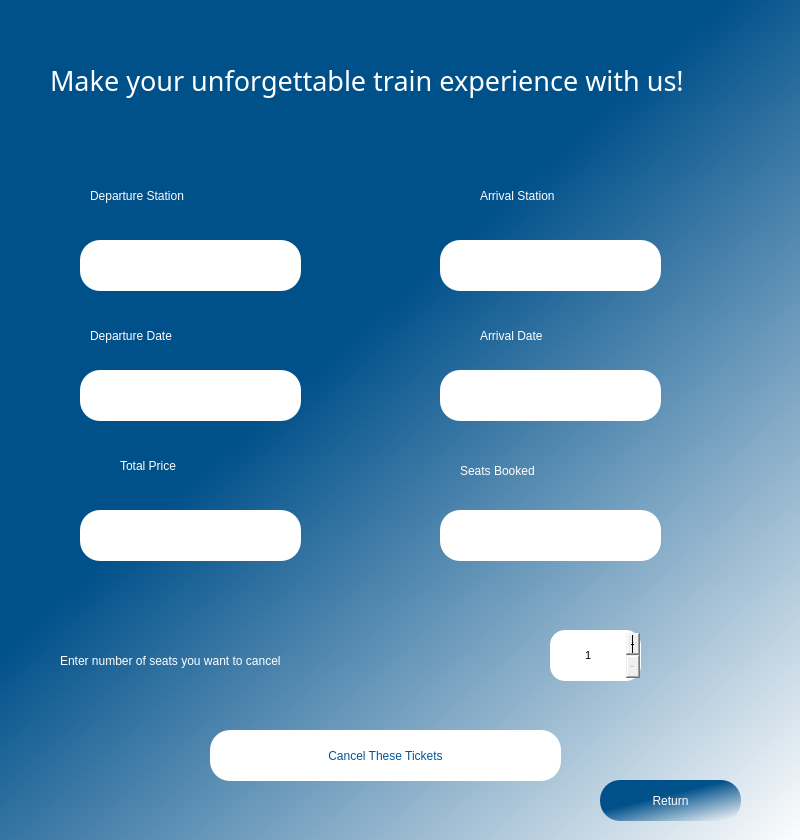
<?xml version="1.0" encoding="UTF-8"?>
<ui version="4.0">
 <class>Dialog</class>
 <widget class="QDialog" name="Dialog">
  <property name="geometry">
   <rect>
    <x>0</x>
    <y>0</y>
    <width>800</width>
    <height>840</height>
   </rect>
  </property>
  <property name="windowTitle">
   <string>Dialog</string>
  </property>
  <widget class="QWidget" name="frame" native="true">
   <property name="geometry">
    <rect>
     <x>0</x>
     <y>0</y>
     <width>800</width>
     <height>850</height>
    </rect>
   </property>
   <property name="styleSheet">
    <string notr="true">QWidget#frame{
    
	background-color: qlineargradient(spread:pad, x1:0.467, y1:0.37, x2:1, y2:1, stop:0 rgba(0, 80, 138, 255), stop:1 rgba(255, 255, 255, 255));

}</string>
   </property>
   <widget class="QPushButton" name="cancelButton">
    <property name="geometry">
     <rect>
      <x>210</x>
      <y>730</y>
      <width>351</width>
      <height>51</height>
     </rect>
    </property>
    <property name="styleSheet">
     <string notr="true">QPushButton{
border-radius: 20px;
background-color: rgb(255, 255, 255);
font: 63 12pt &quot;Sitka Small Semibold&quot;;
color:rgb(0, 86, 148);
}

QPushButton:hover{
	background-color: #00508a;
	color:white;
}</string>
    </property>
    <property name="text">
     <string>Cancel These Tickets</string>
    </property>
    <property name="default">
     <bool>false</bool>
    </property>
   </widget>
   <widget class="QLabel" name="label1">
    <property name="geometry">
     <rect>
      <x>90</x>
      <y>180</y>
      <width>221</width>
      <height>31</height>
     </rect>
    </property>
    <property name="styleSheet">
     <string notr="true">font: 20 17pt &quot;Sitka Heading Semibold&quot;;
color: rgb(255, 255, 255);</string>
    </property>
    <property name="text">
     <string>Departure Station</string>
    </property>
   </widget>
   <widget class="QLabel" name="label2">
    <property name="geometry">
     <rect>
      <x>480</x>
      <y>180</y>
      <width>241</width>
      <height>31</height>
     </rect>
    </property>
    <property name="styleSheet">
     <string notr="true">font: 20 17pt &quot;Sitka Heading Semibold&quot;;
color: rgb(255, 255, 255);</string>
    </property>
    <property name="text">
     <string>Arrival Station</string>
    </property>
   </widget>
   <widget class="QLabel" name="label3">
    <property name="geometry">
     <rect>
      <x>90</x>
      <y>320</y>
      <width>201</width>
      <height>31</height>
     </rect>
    </property>
    <property name="styleSheet">
     <string notr="true">font: 20 17pt &quot;Sitka Heading Semibold&quot;;
color: rgb(255, 255, 255);</string>
    </property>
    <property name="text">
     <string>Departure Date</string>
    </property>
   </widget>
   <widget class="QPushButton" name="returnButton">
    <property name="geometry">
     <rect>
      <x>600</x>
      <y>780</y>
      <width>141</width>
      <height>41</height>
     </rect>
    </property>
    <property name="styleSheet">
     <string notr="true">QPushButton{
border-radius: 20px;
background-color:qlineargradient(spread:pad, x1:0.467, y1:0.37, x2:1, y2:1, stop:0 rgba(0, 80, 138, 255), stop:1 rgba(255, 255, 255, 255));
font: 63 12pt &quot;Sitka Small Semibold&quot;;
color:white;
}

QPushButton:hover{
	background-color: white;
	color: #00508a;
}</string>
    </property>
    <property name="text">
     <string>Return</string>
    </property>
   </widget>
   <widget class="QLabel" name="label4">
    <property name="geometry">
     <rect>
      <x>480</x>
      <y>320</y>
      <width>151</width>
      <height>31</height>
     </rect>
    </property>
    <property name="styleSheet">
     <string notr="true">font: 20 17pt &quot;Sitka Heading Semibold&quot;;
color: rgb(255, 255, 255);</string>
    </property>
    <property name="text">
     <string>Arrival Date</string>
    </property>
   </widget>
   <widget class="QLabel" name="departureStationLabel">
    <property name="geometry">
     <rect>
      <x>80</x>
      <y>240</y>
      <width>221</width>
      <height>51</height>
     </rect>
    </property>
    <property name="sizePolicy">
     <sizepolicy hsizetype="Expanding" vsizetype="Expanding">
      <horstretch>250</horstretch>
      <verstretch>90</verstretch>
     </sizepolicy>
    </property>
    <property name="styleSheet">
     <string notr="true">background-color: white;
border-radius: 20px;
font: 63 12pt &quot;Sitka Small Semibold&quot;;</string>
    </property>
    <property name="text">
     <string/>
    </property>
    <property name="alignment">
     <set>Qt::AlignCenter</set>
    </property>
   </widget>
   <widget class="QLabel" name="arrivalStationLabel">
    <property name="geometry">
     <rect>
      <x>440</x>
      <y>240</y>
      <width>221</width>
      <height>51</height>
     </rect>
    </property>
    <property name="styleSheet">
     <string notr="true">background-color: white;
border-radius: 20px;
font: 63 12pt &quot;Sitka Small Semibold&quot;;</string>
    </property>
    <property name="text">
     <string/>
    </property>
    <property name="alignment">
     <set>Qt::AlignCenter</set>
    </property>
   </widget>
   <widget class="QLabel" name="startDateLabel">
    <property name="geometry">
     <rect>
      <x>80</x>
      <y>370</y>
      <width>221</width>
      <height>51</height>
     </rect>
    </property>
    <property name="sizePolicy">
     <sizepolicy hsizetype="Expanding" vsizetype="Expanding">
      <horstretch>250</horstretch>
      <verstretch>90</verstretch>
     </sizepolicy>
    </property>
    <property name="styleSheet">
     <string notr="true">background-color: white;
border-radius: 20px;
font: 63 12pt &quot;Sitka Small Semibold&quot;;</string>
    </property>
    <property name="text">
     <string/>
    </property>
    <property name="alignment">
     <set>Qt::AlignCenter</set>
    </property>
   </widget>
   <widget class="QLabel" name="endDateLabel">
    <property name="geometry">
     <rect>
      <x>440</x>
      <y>370</y>
      <width>221</width>
      <height>51</height>
     </rect>
    </property>
    <property name="sizePolicy">
     <sizepolicy hsizetype="Expanding" vsizetype="Expanding">
      <horstretch>90</horstretch>
      <verstretch>90</verstretch>
     </sizepolicy>
    </property>
    <property name="styleSheet">
     <string notr="true">background-color: white;
border-radius: 20px;
font: 63 12pt &quot;Sitka Small Semibold&quot;;</string>
    </property>
    <property name="text">
     <string/>
    </property>
    <property name="alignment">
     <set>Qt::AlignCenter</set>
    </property>
   </widget>
   <widget class="QLabel" name="labelSeats">
    <property name="geometry">
     <rect>
      <x>460</x>
      <y>450</y>
      <width>201</width>
      <height>41</height>
     </rect>
    </property>
    <property name="styleSheet">
     <string notr="true">font: 20 17pt &quot;Sitka Heading Semibold&quot;;
color: rgb(255, 255, 255);</string>
    </property>
    <property name="text">
     <string>Seats Booked</string>
    </property>
   </widget>
   <widget class="QSpinBox" name="inputSeatsCount">
    <property name="geometry">
     <rect>
      <x>550</x>
      <y>630</y>
      <width>91</width>
      <height>51</height>
     </rect>
    </property>
    <property name="maximumSize">
     <size>
      <width>221</width>
      <height>16777215</height>
     </size>
    </property>
    <property name="font">
     <font>
      <pointsize>8</pointsize>
     </font>
    </property>
    <property name="styleSheet">
     <string notr="true">border-radius: 15px;</string>
    </property>
    <property name="alignment">
     <set>Qt::AlignCenter</set>
    </property>
    <property name="readOnly">
     <bool>false</bool>
    </property>
    <property name="buttonSymbols">
     <enum>QAbstractSpinBox::PlusMinus</enum>
    </property>
    <property name="specialValueText">
     <string comment="6"/>
    </property>
    <property name="accelerated">
     <bool>false</bool>
    </property>
    <property name="minimum">
     <number>1</number>
    </property>
    <property name="displayIntegerBase">
     <number>10</number>
    </property>
   </widget>
   <widget class="QLabel" name="title">
    <property name="geometry">
     <rect>
      <x>50</x>
      <y>50</y>
      <width>721</width>
      <height>61</height>
     </rect>
    </property>
    <property name="font">
     <font>
      <family>Sitka Heading Semibold</family>
      <pointsize>20</pointsize>
      <weight>2</weight>
      <italic>false</italic>
      <bold>false</bold>
      <underline>false</underline>
      <strikeout>false</strikeout>
      <stylestrategy>PreferDefault</stylestrategy>
     </font>
    </property>
    <property name="autoFillBackground">
     <bool>false</bool>
    </property>
    <property name="styleSheet">
     <string notr="true">font: 20 20pt &quot;Sitka Heading Semibold&quot;;
color: rgb(255, 255, 255);</string>
    </property>
    <property name="text">
     <string>Make your unforgettable train experience with us!</string>
    </property>
   </widget>
   <widget class="QLabel" name="label4_2">
    <property name="geometry">
     <rect>
      <x>120</x>
      <y>450</y>
      <width>131</width>
      <height>31</height>
     </rect>
    </property>
    <property name="styleSheet">
     <string notr="true">font: 20 17pt &quot;Sitka Heading Semibold&quot;;
color: rgb(255, 255, 255);</string>
    </property>
    <property name="text">
     <string>Total Price</string>
    </property>
   </widget>
   <widget class="QLabel" name="totalPriceLabel">
    <property name="geometry">
     <rect>
      <x>80</x>
      <y>510</y>
      <width>221</width>
      <height>51</height>
     </rect>
    </property>
    <property name="sizePolicy">
     <sizepolicy hsizetype="Expanding" vsizetype="Expanding">
      <horstretch>90</horstretch>
      <verstretch>90</verstretch>
     </sizepolicy>
    </property>
    <property name="styleSheet">
     <string notr="true">background-color: white;
border-radius: 20px;
font: 63 12pt &quot;Sitka Small Semibold&quot;;</string>
    </property>
    <property name="text">
     <string/>
    </property>
    <property name="alignment">
     <set>Qt::AlignCenter</set>
    </property>
   </widget>
   <widget class="QLabel" name="seatsCountLabel">
    <property name="geometry">
     <rect>
      <x>440</x>
      <y>510</y>
      <width>221</width>
      <height>51</height>
     </rect>
    </property>
    <property name="sizePolicy">
     <sizepolicy hsizetype="Expanding" vsizetype="Expanding">
      <horstretch>90</horstretch>
      <verstretch>90</verstretch>
     </sizepolicy>
    </property>
    <property name="styleSheet">
     <string notr="true">background-color: white;
border-radius: 20px;
font: 63 12pt &quot;Sitka Small Semibold&quot;;</string>
    </property>
    <property name="text">
     <string/>
    </property>
    <property name="alignment">
     <set>Qt::AlignCenter</set>
    </property>
   </widget>
   <widget class="QLabel" name="instructionLabel">
    <property name="geometry">
     <rect>
      <x>60</x>
      <y>640</y>
      <width>471</width>
      <height>41</height>
     </rect>
    </property>
    <property name="styleSheet">
     <string notr="true">font: 20 15pt &quot;Sitka Heading Semibold&quot;;
color: rgb(255, 255, 255);</string>
    </property>
    <property name="text">
     <string>Enter number of seats you want to cancel</string>
    </property>
   </widget>
  </widget>
 </widget>
 <resources/>
 <connections/>
</ui>
